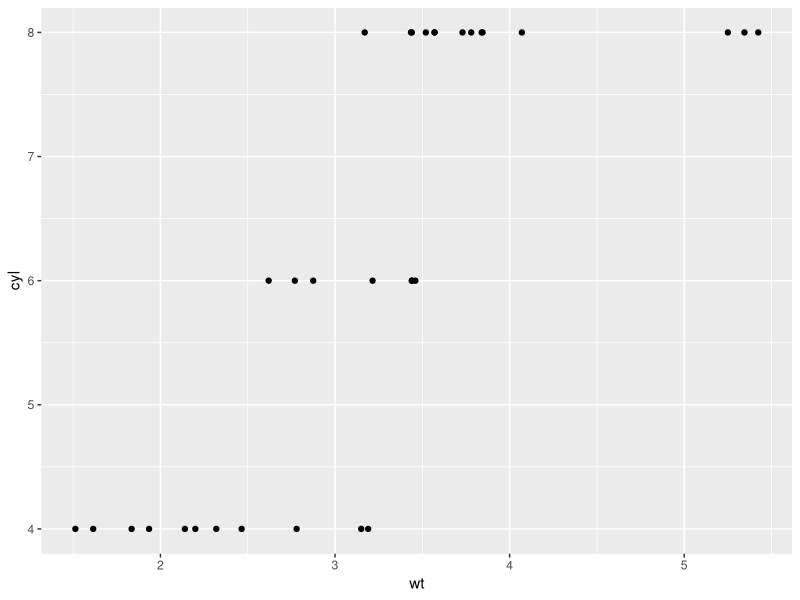
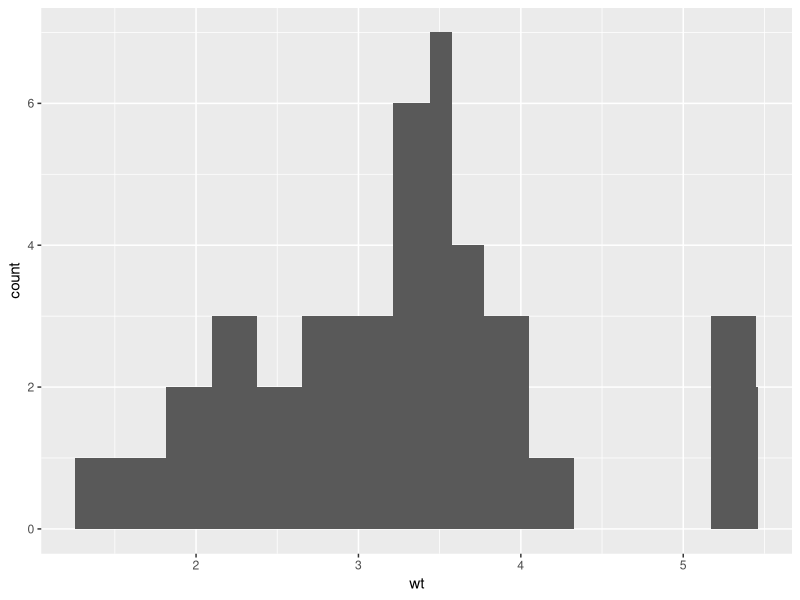
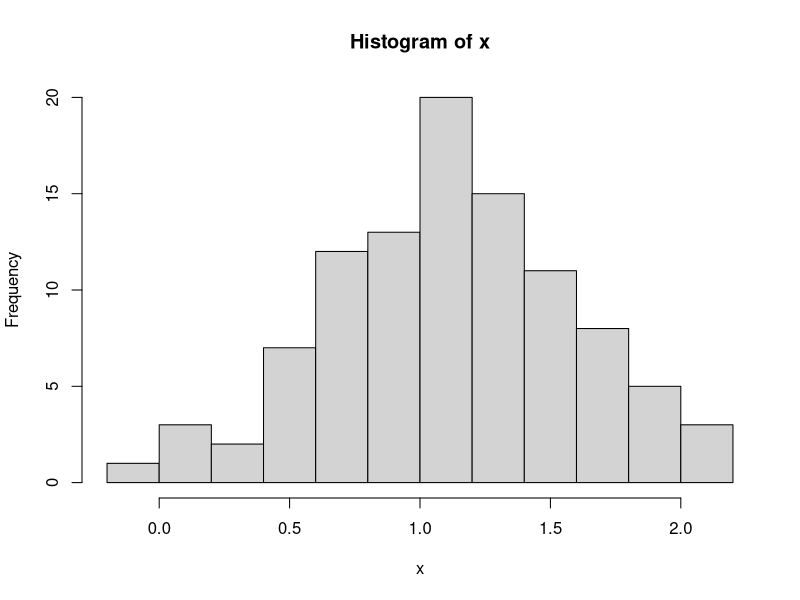
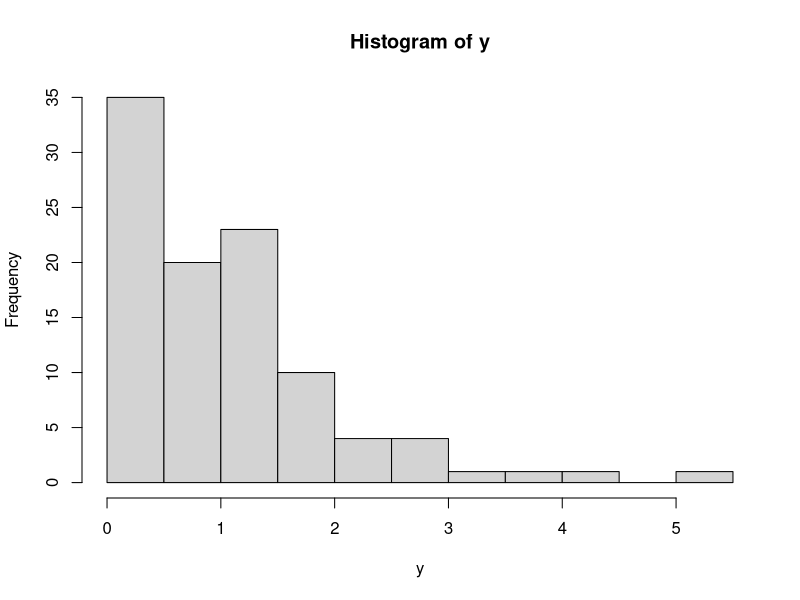
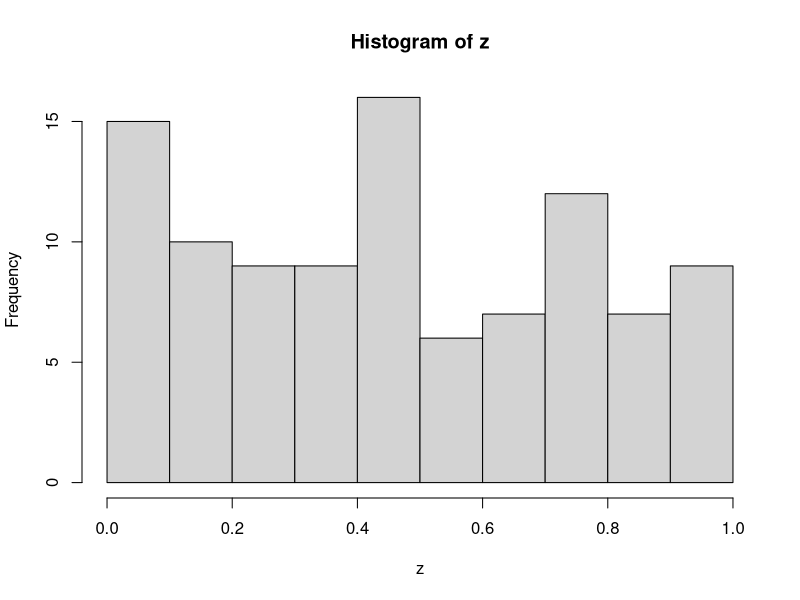
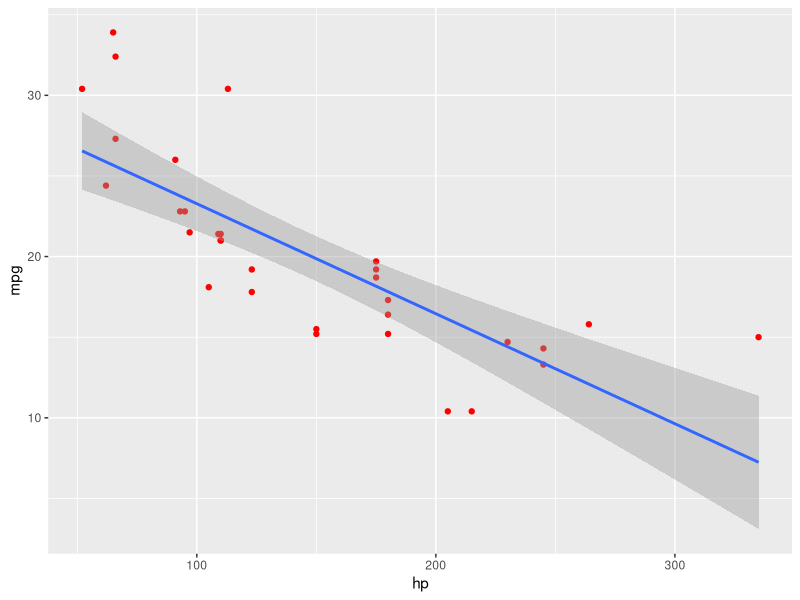
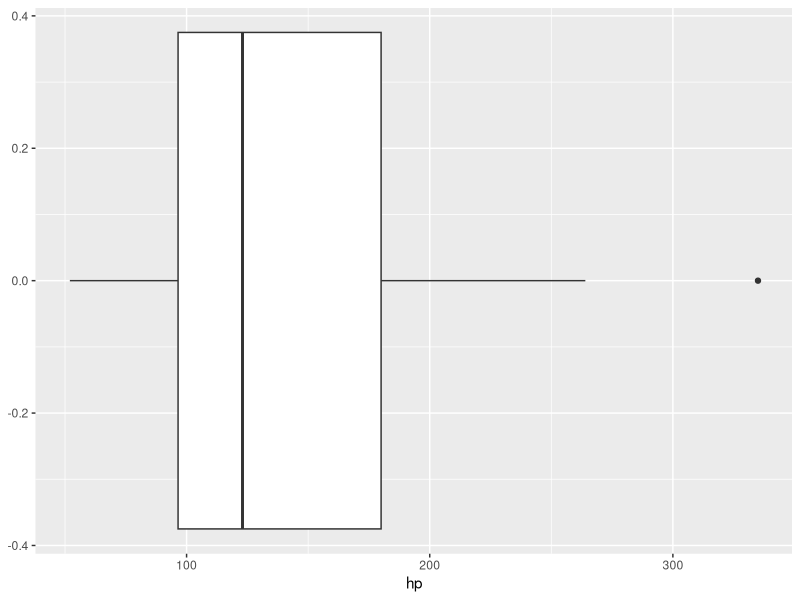
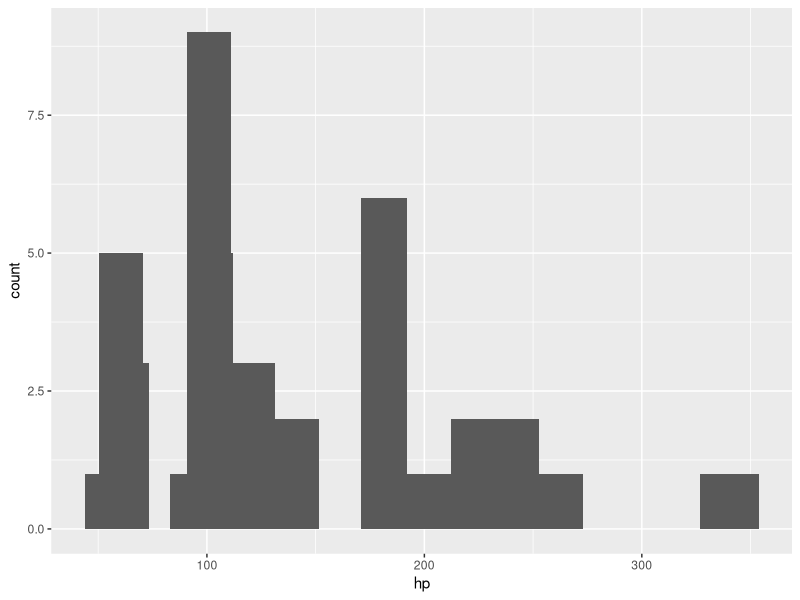

Reproduce these figures in R, in order.
## ---- chunk 1
knitr::opts_chunk$set(echo = TRUE)
## ---- chunk 2
library(tidyverse)
attach(mtcars)
#install.packages("skimr")
library(skimr)

view(mtcars) #your first line of defense for any assignment
skim(mtcars)

#as.numeric() transforms numbers that are presented as characters into numerical values. 

#useful if you wish to find our the information about your data frame. It also works for functions you are confused about
help(mtcars)
help(mean)

## ---- chunk 3
#bivariate analysis - two variables
ggplot(mtcars, aes(wt, cyl)) + geom_point()

#univariate analysis - one variable
ggplot(mtcars, aes(wt)) + geom_histogram()+stat_bin(bins=15)

x<-rnorm(100, mean=1, sd=0.5)
y<-rgamma(100, 1, 1)
z<-runif(100, 0, 1)

hist(x)
hist(y)
hist(z)
## ---- chunk 4
#lm stands for linear model. 

#y ~ x -> y given x (i.e. y=mx+b)

ggplot(mtcars, aes(x=hp, y=mpg))+geom_point(col="red")+ geom_smooth(method="lm")

#curiousity is a good thing!

fit<-lm(mpg~hp, mtcars)
summary(fit)

#checking for outliers
ggplot(mtcars, aes(x=hp)) + geom_boxplot()

ggplot(mtcars, aes(x=hp))+ geom_histogram()+stat_bin(bins=15)
